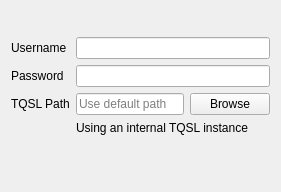
         <widget class="QWidget" name="lotwSyncQSLTab">
          <attribute name="title">
           <string>LoTW</string>
          </attribute>
          <layout class="QFormLayout" name="formLayout_11">
           <item row="1" column="0">
            <widget class="QLabel" name="lotwUsernameLabel">
             <property name="text">
              <string>Username</string>
             </property>
            </widget>
           </item>
           <item row="1" column="1">
            <widget class="QLineEdit" name="lotwUsernameEdit"/>
           </item>
           <item row="2" column="0">
            <widget class="QLabel" name="lotwPasswordLabel">
             <property name="text">
              <string>Password</string>
             </property>
            </widget>
           </item>
           <item row="2" column="1">
            <widget class="QLineEdit" name="lotwPasswordEdit">
             <property name="echoMode">
              <enum>QLineEdit::Password</enum>
             </property>
            </widget>
           </item>
           <item row="3" column="0">
            <widget class="QLabel" name="lotwtqslPathLabel">
             <property name="text">
              <string>TQSL Path</string>
             </property>
            </widget>
           </item>
           <item row="3" column="1">
            <layout class="QHBoxLayout" name="horizontalLayout">
             <item>
              <widget class="QLineEdit" name="tqslPathEdit">
               <property name="readOnly">
                <bool>true</bool>
               </property>
               <property name="placeholderText">
                <string>Use default path</string>
               </property>
              </widget>
             </item>
             <item>
              <widget class="QPushButton" name="tqslPathButton">
               <property name="text">
                <string>Browse</string>
               </property>
               <property name="icon">
                <iconset theme="folder-open">
                 <normaloff>.</normaloff>.</iconset>
               </property>
              </widget>
             </item>
            </layout>
           </item>
           <item row="0" column="1">
            <spacer name="verticalSpacer_18">
             <property name="orientation">
              <enum>Qt::Vertical</enum>
             </property>
             <property name="sizeType">
              <enum>QSizePolicy::Fixed</enum>
             </property>
             <property name="sizeHint" stdset="0">
              <size>
               <width>20</width>
               <height>20</height>
              </size>
             </property>
            </spacer>
           </item>
           <item row="5" column="1">
            <spacer name="verticalSpacer_19">
             <property name="orientation">
              <enum>Qt::Vertical</enum>
             </property>
             <property name="sizeHint" stdset="0">
              <size>
               <width>20</width>
               <height>40</height>
              </size>
             </property>
            </spacer>
           </item>
           <item row="4" column="1">
            <widget class="QLabel" name="lotwTextMessage">
             <property name="text">
              <string>Using an internal TQSL instance</string>
             </property>
            </widget>
           </item>
          </layout>
         </widget>
